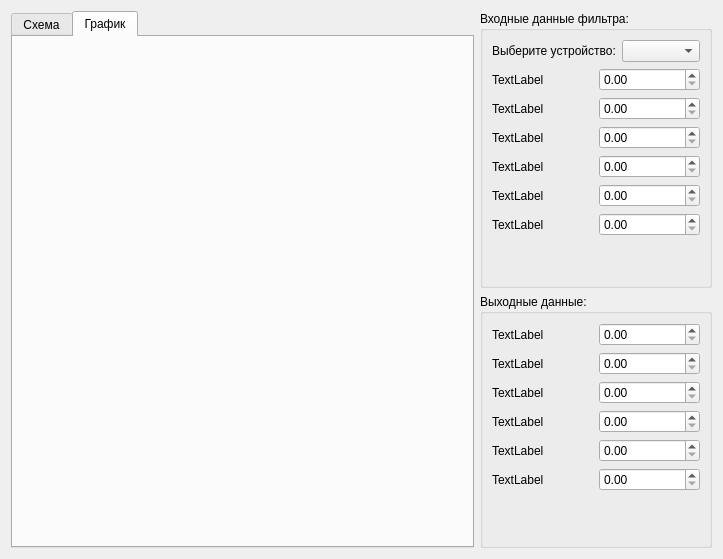
<?xml version="1.0" encoding="UTF-8"?>
<ui version="4.0">
 <class>Filters</class>
 <widget class="QWidget" name="Filters">
  <property name="geometry">
   <rect>
    <x>0</x>
    <y>0</y>
    <width>723</width>
    <height>559</height>
   </rect>
  </property>
  <property name="windowTitle">
   <string>Form</string>
  </property>
  <layout class="QGridLayout" name="gridLayout">
   <item row="0" column="0">
    <layout class="QHBoxLayout" name="horizontalLayout" stretch="2,1">
     <item>
      <widget class="QTabWidget" name="tabWidget">
       <property name="currentIndex">
        <number>1</number>
       </property>
       <widget class="QWidget" name="tab">
        <attribute name="title">
         <string>Схема</string>
        </attribute>
       </widget>
       <widget class="QWidget" name="tab_2">
        <attribute name="title">
         <string>График</string>
        </attribute>
       </widget>
      </widget>
     </item>
     <item>
      <layout class="QVBoxLayout" name="verticalLayout">
       <item>
        <widget class="QGroupBox" name="groupBox">
         <property name="title">
          <string>Входные данные фильтра:</string>
         </property>
         <layout class="QGridLayout" name="gridLayout_2">
          <item row="0" column="0">
           <layout class="QVBoxLayout" name="verticalLayout_7">
            <item>
             <layout class="QHBoxLayout" name="horizontalLayout_4">
              <item>
               <widget class="QLabel" name="label_7">
                <property name="text">
                 <string>Выберите устройство:</string>
                </property>
               </widget>
              </item>
              <item>
               <widget class="QComboBox" name="ComboBox_DevicesF"/>
              </item>
             </layout>
            </item>
            <item>
             <layout class="QVBoxLayout" name="verticalLayout_6">
              <item>
               <layout class="QHBoxLayout" name="horizontalLayout_3">
                <item>
                 <layout class="QVBoxLayout" name="verticalLayout_5">
                  <item>
                   <widget class="QLabel" name="label">
                    <property name="text">
                     <string>TextLabel</string>
                    </property>
                   </widget>
                  </item>
                  <item>
                   <widget class="QLabel" name="label_5">
                    <property name="text">
                     <string>TextLabel</string>
                    </property>
                   </widget>
                  </item>
                  <item>
                   <widget class="QLabel" name="label_6">
                    <property name="text">
                     <string>TextLabel</string>
                    </property>
                   </widget>
                  </item>
                 </layout>
                </item>
                <item>
                 <layout class="QVBoxLayout" name="verticalLayout_4">
                  <item>
                   <widget class="QDoubleSpinBox" name="DoubleSpinBoxF_InPut1"/>
                  </item>
                  <item>
                   <widget class="QDoubleSpinBox" name="DoubleSpinBoxF_InPut2"/>
                  </item>
                  <item>
                   <widget class="QDoubleSpinBox" name="DoubleSpinBoxF_InPut3"/>
                  </item>
                 </layout>
                </item>
               </layout>
              </item>
              <item>
               <layout class="QHBoxLayout" name="horizontalLayout_2">
                <item>
                 <layout class="QVBoxLayout" name="verticalLayout_3">
                  <item>
                   <widget class="QLabel" name="label_2">
                    <property name="text">
                     <string>TextLabel</string>
                    </property>
                   </widget>
                  </item>
                  <item>
                   <widget class="QLabel" name="label_3">
                    <property name="text">
                     <string>TextLabel</string>
                    </property>
                   </widget>
                  </item>
                  <item>
                   <widget class="QLabel" name="label_4">
                    <property name="text">
                     <string>TextLabel</string>
                    </property>
                   </widget>
                  </item>
                 </layout>
                </item>
                <item>
                 <layout class="QVBoxLayout" name="verticalLayout_2">
                  <item>
                   <widget class="QDoubleSpinBox" name="DoubleSpinBoxF_InPut4"/>
                  </item>
                  <item>
                   <widget class="QDoubleSpinBox" name="DoubleSpinBoxF_InPut5"/>
                  </item>
                  <item>
                   <widget class="QDoubleSpinBox" name="DoubleSpinBoxF_InPut6"/>
                  </item>
                 </layout>
                </item>
               </layout>
              </item>
             </layout>
            </item>
           </layout>
          </item>
          <item row="1" column="0">
           <spacer name="verticalSpacer">
            <property name="orientation">
             <enum>Qt::Vertical</enum>
            </property>
            <property name="sizeHint" stdset="0">
             <size>
              <width>20</width>
              <height>40</height>
             </size>
            </property>
           </spacer>
          </item>
         </layout>
        </widget>
       </item>
       <item>
        <widget class="QGroupBox" name="groupBox_2">
         <property name="title">
          <string>Выходные данные:</string>
         </property>
         <layout class="QGridLayout" name="gridLayout_3">
          <item row="0" column="0">
           <layout class="QVBoxLayout" name="verticalLayout_12">
            <item>
             <layout class="QHBoxLayout" name="horizontalLayout_5">
              <item>
               <layout class="QVBoxLayout" name="verticalLayout_9">
                <item>
                 <widget class="QLabel" name="label_8">
                  <property name="text">
                   <string>TextLabel</string>
                  </property>
                 </widget>
                </item>
                <item>
                 <widget class="QLabel" name="label_9">
                  <property name="text">
                   <string>TextLabel</string>
                  </property>
                 </widget>
                </item>
                <item>
                 <widget class="QLabel" name="label_10">
                  <property name="text">
                   <string>TextLabel</string>
                  </property>
                 </widget>
                </item>
               </layout>
              </item>
              <item>
               <layout class="QVBoxLayout" name="verticalLayout_8">
                <item>
                 <widget class="QDoubleSpinBox" name="DoubleSpinBoxF_OutPut1"/>
                </item>
                <item>
                 <widget class="QDoubleSpinBox" name="DoubleSpinBoxF_OutPut2"/>
                </item>
                <item>
                 <widget class="QDoubleSpinBox" name="DoubleSpinBoxF_OutPut3"/>
                </item>
               </layout>
              </item>
             </layout>
            </item>
            <item>
             <layout class="QHBoxLayout" name="horizontalLayout_6">
              <item>
               <layout class="QVBoxLayout" name="verticalLayout_11">
                <item>
                 <widget class="QLabel" name="label_11">
                  <property name="text">
                   <string>TextLabel</string>
                  </property>
                 </widget>
                </item>
                <item>
                 <widget class="QLabel" name="label_12">
                  <property name="text">
                   <string>TextLabel</string>
                  </property>
                 </widget>
                </item>
                <item>
                 <widget class="QLabel" name="label_13">
                  <property name="text">
                   <string>TextLabel</string>
                  </property>
                 </widget>
                </item>
               </layout>
              </item>
              <item>
               <layout class="QVBoxLayout" name="verticalLayout_10">
                <item>
                 <widget class="QDoubleSpinBox" name="DoubleSpinBoxF_OutPut4"/>
                </item>
                <item>
                 <widget class="QDoubleSpinBox" name="DoubleSpinBoxF_OutPut5"/>
                </item>
                <item>
                 <widget class="QDoubleSpinBox" name="DoubleSpinBoxF_OutPut6"/>
                </item>
               </layout>
              </item>
             </layout>
            </item>
           </layout>
          </item>
          <item row="1" column="0">
           <spacer name="verticalSpacer_2">
            <property name="orientation">
             <enum>Qt::Vertical</enum>
            </property>
            <property name="sizeHint" stdset="0">
             <size>
              <width>20</width>
              <height>40</height>
             </size>
            </property>
           </spacer>
          </item>
         </layout>
        </widget>
       </item>
      </layout>
     </item>
    </layout>
   </item>
  </layout>
 </widget>
 <resources/>
 <connections/>
</ui>
